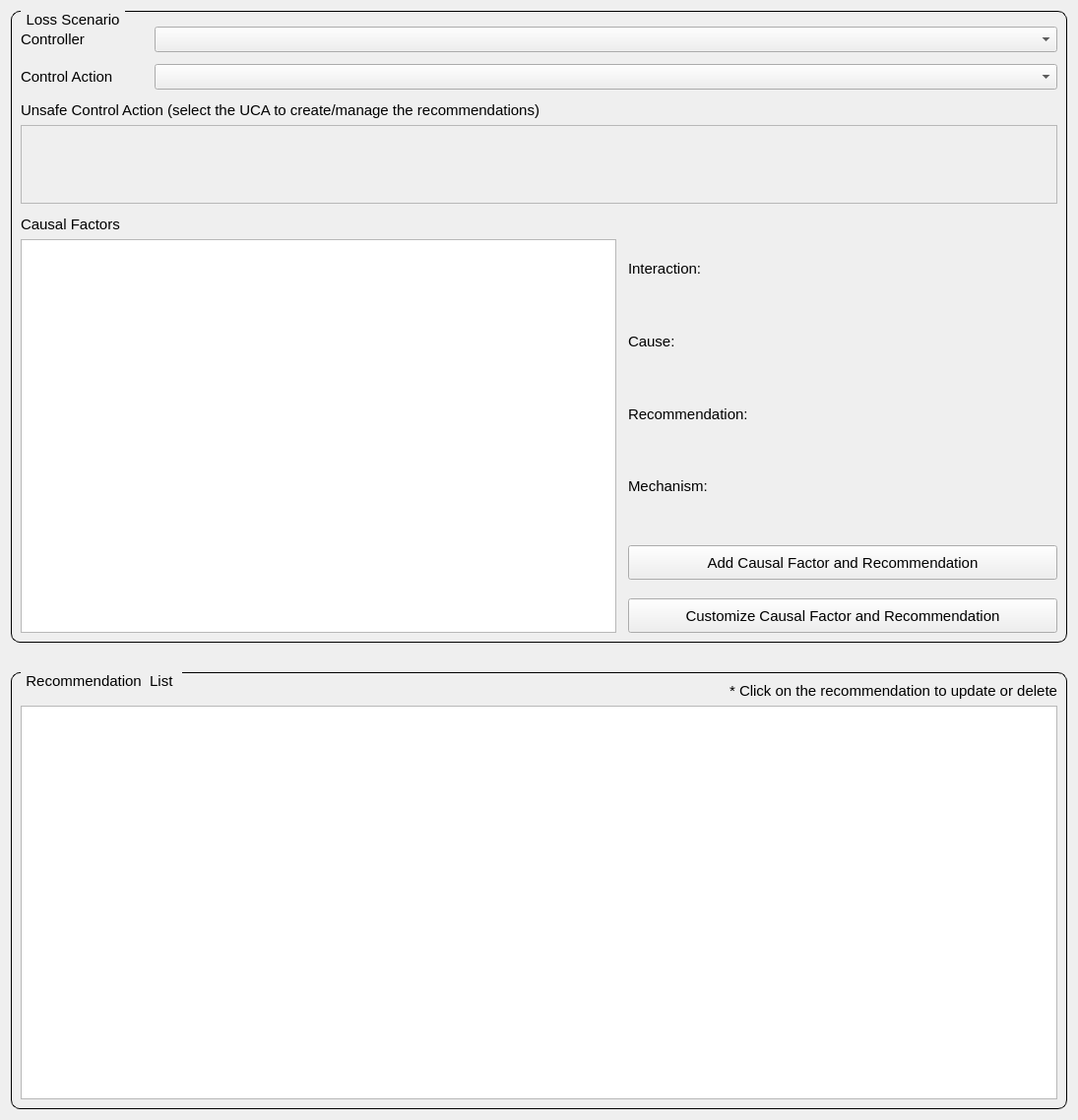
          <widget class="QWidget" name="scrollAreaWidgetContents_5">
           <property name="geometry">
            <rect>
             <x>0</x>
             <y>0</y>
             <width>1095</width>
             <height>1138</height>
            </rect>
           </property>
           <layout class="QGridLayout" name="gridLayout_16">
            <item row="0" column="0">
             <layout class="QVBoxLayout" name="verticalLayout_71">
              <item>
               <widget class="QGroupBox" name="groupBox_6">
                <property name="styleSheet">
                 <string notr="true">QGroupBox {
    border: 1px solid black;
    border-radius: 9px;
    margin-top: 0.5em;
    font-size: 15px;
}

QGroupBox::title {
    subcontrol-origin: margin;
    left: 10px;
    padding: 0 3px 0 3px;
}</string>
                </property>
                <property name="title">
                 <string>Loss Scenario</string>
                </property>
                <layout class="QGridLayout" name="gridLayout_14">
                 <item row="0" column="0">
                  <layout class="QHBoxLayout" name="horizontalLayout_64">
                   <property name="topMargin">
                    <number>6</number>
                   </property>
                   <item>
                    <widget class="QLabel" name="label_31">
                     <property name="minimumSize">
                      <size>
                       <width>130</width>
                       <height>0</height>
                      </size>
                     </property>
                     <property name="maximumSize">
                      <size>
                       <width>130</width>
                       <height>16777215</height>
                      </size>
                     </property>
                     <property name="font">
                      <font>
                       <pointsize>11</pointsize>
                      </font>
                     </property>
                     <property name="text">
                      <string>Controller</string>
                     </property>
                    </widget>
                   </item>
                   <item>
                    <widget class="QComboBox" name="combobox_fourth_controller">
                     <property name="font">
                      <font>
                       <pointsize>11</pointsize>
                      </font>
                     </property>
                     <property name="focusPolicy">
                      <enum>Qt::StrongFocus</enum>
                     </property>
                    </widget>
                   </item>
                  </layout>
                 </item>
                 <item row="1" column="0">
                  <layout class="QHBoxLayout" name="horizontalLayout_63">
                   <property name="topMargin">
                    <number>6</number>
                   </property>
                   <item>
                    <widget class="QLabel" name="label_12">
                     <property name="minimumSize">
                      <size>
                       <width>130</width>
                       <height>0</height>
                      </size>
                     </property>
                     <property name="maximumSize">
                      <size>
                       <width>130</width>
                       <height>16777215</height>
                      </size>
                     </property>
                     <property name="font">
                      <font>
                       <pointsize>11</pointsize>
                      </font>
                     </property>
                     <property name="text">
                      <string>Control Action</string>
                     </property>
                    </widget>
                   </item>
                   <item>
                    <widget class="QComboBox" name="combobox_fourth_control_action">
                     <property name="font">
                      <font>
                       <pointsize>11</pointsize>
                      </font>
                     </property>
                     <property name="focusPolicy">
                      <enum>Qt::StrongFocus</enum>
                     </property>
                    </widget>
                   </item>
                  </layout>
                 </item>
                 <item row="2" column="0">
                  <layout class="QVBoxLayout" name="verticalLayout_75">
                   <property name="topMargin">
                    <number>6</number>
                   </property>
                   <item>
                    <widget class="QLabel" name="label_33">
                     <property name="minimumSize">
                      <size>
                       <width>150</width>
                       <height>0</height>
                      </size>
                     </property>
                     <property name="maximumSize">
                      <size>
                       <width>16777215</width>
                       <height>16777215</height>
                      </size>
                     </property>
                     <property name="font">
                      <font>
                       <pointsize>11</pointsize>
                      </font>
                     </property>
                     <property name="text">
                      <string>Unsafe Control Action (select the UCA to create/manage the recommendations)</string>
                     </property>
                    </widget>
                   </item>
                   <item>
                    <widget class="QListWidget" name="listwidget_fourth_uca">
                     <property name="enabled">
                      <bool>false</bool>
                     </property>
                     <property name="minimumSize">
                      <size>
                       <width>0</width>
                       <height>80</height>
                      </size>
                     </property>
                     <property name="maximumSize">
                      <size>
                       <width>16777215</width>
                       <height>80</height>
                      </size>
                     </property>
                     <property name="alternatingRowColors">
                      <bool>true</bool>
                     </property>
                    </widget>
                   </item>
                  </layout>
                 </item>
                 <item row="3" column="0">
                  <layout class="QHBoxLayout" name="horizontalLayout_107">
                   <property name="topMargin">
                    <number>6</number>
                   </property>
                   <item>
                    <layout class="QVBoxLayout" name="verticalLayout_63">
                     <item>
                      <widget class="QLabel" name="label_34">
                       <property name="minimumSize">
                        <size>
                         <width>130</width>
                         <height>0</height>
                        </size>
                       </property>
                       <property name="maximumSize">
                        <size>
                         <width>130</width>
                         <height>16777215</height>
                        </size>
                       </property>
                       <property name="font">
                        <font>
                         <pointsize>11</pointsize>
                        </font>
                       </property>
                       <property name="text">
                        <string>Causal Factors</string>
                       </property>
                      </widget>
                     </item>
                     <item>
                      <widget class="QListWidget" name="listwidget_fourth_causal_factor">
                       <property name="minimumSize">
                        <size>
                         <width>600</width>
                         <height>400</height>
                        </size>
                       </property>
                       <property name="font">
                        <font>
                         <pointsize>11</pointsize>
                        </font>
                       </property>
                       <property name="alternatingRowColors">
                        <bool>true</bool>
                       </property>
                       <property name="wordWrap">
                        <bool>true</bool>
                       </property>
                      </widget>
                     </item>
                    </layout>
                   </item>
                   <item>
                    <layout class="QVBoxLayout" name="verticalLayout_62">
                     <property name="leftMargin">
                      <number>6</number>
                     </property>
                     <item>
                      <spacer name="verticalSpacer_40">
                       <property name="orientation">
                        <enum>Qt::Vertical</enum>
                       </property>
                       <property name="sizeType">
                        <enum>QSizePolicy::Maximum</enum>
                       </property>
                       <property name="sizeHint" stdset="0">
                        <size>
                         <width>20</width>
                         <height>20</height>
                        </size>
                       </property>
                      </spacer>
                     </item>
                     <item>
                      <layout class="QHBoxLayout" name="horizontalLayout_65">
                       <item>
                        <widget class="QLabel" name="label_fourth_interaction">
                         <property name="minimumSize">
                          <size>
                           <width>130</width>
                           <height>0</height>
                          </size>
                         </property>
                         <property name="maximumSize">
                          <size>
                           <width>130</width>
                           <height>16777215</height>
                          </size>
                         </property>
                         <property name="font">
                          <font>
                           <pointsize>11</pointsize>
                          </font>
                         </property>
                         <property name="text">
                          <string>Interaction:</string>
                         </property>
                        </widget>
                       </item>
                       <item>
                        <widget class="QLabel" name="label_fourth_interaction_desc">
                         <property name="minimumSize">
                          <size>
                           <width>300</width>
                           <height>0</height>
                          </size>
                         </property>
                         <property name="maximumSize">
                          <size>
                           <width>16777215</width>
                           <height>16777215</height>
                          </size>
                         </property>
                         <property name="font">
                          <font>
                           <pointsize>11</pointsize>
                          </font>
                         </property>
                         <property name="text">
                          <string/>
                         </property>
                         <property name="wordWrap">
                          <bool>true</bool>
                         </property>
                        </widget>
                       </item>
                      </layout>
                     </item>
                     <item>
                      <layout class="QHBoxLayout" name="horizontalLayout_99">
                       <item>
                        <widget class="QLabel" name="label_89">
                         <property name="minimumSize">
                          <size>
                           <width>130</width>
                           <height>0</height>
                          </size>
                         </property>
                         <property name="maximumSize">
                          <size>
                           <width>130</width>
                           <height>16777215</height>
                          </size>
                         </property>
                         <property name="font">
                          <font>
                           <pointsize>11</pointsize>
                          </font>
                         </property>
                         <property name="text">
                          <string>Cause:</string>
                         </property>
                        </widget>
                       </item>
                       <item>
                        <widget class="QLabel" name="label_fourth_cause">
                         <property name="minimumSize">
                          <size>
                           <width>300</width>
                           <height>0</height>
                          </size>
                         </property>
                         <property name="maximumSize">
                          <size>
                           <width>16777215</width>
                           <height>16777215</height>
                          </size>
                         </property>
                         <property name="font">
                          <font>
                           <pointsize>11</pointsize>
                          </font>
                         </property>
                         <property name="text">
                          <string/>
                         </property>
                         <property name="wordWrap">
                          <bool>true</bool>
                         </property>
                        </widget>
                       </item>
                      </layout>
                     </item>
                     <item>
                      <layout class="QHBoxLayout" name="horizontalLayout_101">
                       <item>
                        <widget class="QLabel" name="label_99">
                         <property name="minimumSize">
                          <size>
                           <width>130</width>
                           <height>0</height>
                          </size>
                         </property>
                         <property name="maximumSize">
                          <size>
                           <width>130</width>
                           <height>16777215</height>
                          </size>
                         </property>
                         <property name="font">
                          <font>
                           <pointsize>11</pointsize>
                          </font>
                         </property>
                         <property name="text">
                          <string>Recommendation:</string>
                         </property>
                        </widget>
                       </item>
                       <item>
                        <widget class="QLabel" name="label_fourth_recommendation">
                         <property name="minimumSize">
                          <size>
                           <width>300</width>
                           <height>0</height>
                          </size>
                         </property>
                         <property name="maximumSize">
                          <size>
                           <width>16777215</width>
                           <height>16777215</height>
                          </size>
                         </property>
                         <property name="font">
                          <font>
                           <pointsize>11</pointsize>
                          </font>
                         </property>
                         <property name="text">
                          <string/>
                         </property>
                         <property name="wordWrap">
                          <bool>true</bool>
                         </property>
                        </widget>
                       </item>
                      </layout>
                     </item>
                     <item>
                      <layout class="QHBoxLayout" name="horizontalLayout_106">
                       <item>
                        <widget class="QLabel" name="label_100">
                         <property name="minimumSize">
                          <size>
                           <width>130</width>
                           <height>0</height>
                          </size>
                         </property>
                         <property name="maximumSize">
                          <size>
                           <width>130</width>
                           <height>16777215</height>
                          </size>
                         </property>
                         <property name="font">
                          <font>
                           <pointsize>11</pointsize>
                          </font>
                         </property>
                         <property name="text">
                          <string>Mechanism:</string>
                         </property>
                        </widget>
                       </item>
                       <item>
                        <widget class="QLabel" name="label_fourth_mechanism">
                         <property name="minimumSize">
                          <size>
                           <width>300</width>
                           <height>0</height>
                          </size>
                         </property>
                         <property name="maximumSize">
                          <size>
                           <width>16777215</width>
                           <height>16777215</height>
                          </size>
                         </property>
                         <property name="font">
                          <font>
                           <pointsize>11</pointsize>
                          </font>
                         </property>
                         <property name="text">
                          <string/>
                         </property>
                         <property name="wordWrap">
                          <bool>true</bool>
                         </property>
                        </widget>
                       </item>
                      </layout>
                     </item>
                     <item>
                      <spacer name="verticalSpacer_29">
                       <property name="orientation">
                        <enum>Qt::Vertical</enum>
                       </property>
                       <property name="sizeType">
                        <enum>QSizePolicy::Maximum</enum>
                       </property>
                       <property name="sizeHint" stdset="0">
                        <size>
                         <width>20</width>
                         <height>20</height>
                        </size>
                       </property>
                      </spacer>
                     </item>
                     <item>
                      <widget class="QPushButton" name="button_fourth_add_causal_factor">
                       <property name="minimumSize">
                        <size>
                         <width>350</width>
                         <height>35</height>
                        </size>
                       </property>
                       <property name="maximumSize">
                        <size>
                         <width>16777215</width>
                         <height>35</height>
                        </size>
                       </property>
                       <property name="font">
                        <font>
                         <pointsize>11</pointsize>
                        </font>
                       </property>
                       <property name="text">
                        <string>Add Causal Factor and Recommendation</string>
                       </property>
                      </widget>
                     </item>
                     <item>
                      <spacer name="verticalSpacer_28">
                       <property name="orientation">
                        <enum>Qt::Vertical</enum>
                       </property>
                       <property name="sizeType">
                        <enum>QSizePolicy::Maximum</enum>
                       </property>
                       <property name="sizeHint" stdset="0">
                        <size>
                         <width>20</width>
                         <height>13</height>
                        </size>
                       </property>
                      </spacer>
                     </item>
                     <item>
                      <widget class="QPushButton" name="button_fourth_create_causal_factor">
                       <property name="minimumSize">
                        <size>
                         <width>350</width>
                         <height>35</height>
                        </size>
                       </property>
                       <property name="maximumSize">
                        <size>
                         <width>16777215</width>
                         <height>35</height>
                        </size>
                       </property>
                       <property name="font">
                        <font>
                         <pointsize>11</pointsize>
                        </font>
                       </property>
                       <property name="text">
                        <string>Customize Causal Factor and Recommendation</string>
                       </property>
                      </widget>
                     </item>
                    </layout>
                   </item>
                  </layout>
                 </item>
                </layout>
               </widget>
              </item>
              <item>
               <spacer name="verticalSpacer_41">
                <property name="orientation">
                 <enum>Qt::Vertical</enum>
                </property>
                <property name="sizeType">
                 <enum>QSizePolicy::Maximum</enum>
                </property>
                <property name="sizeHint" stdset="0">
                 <size>
                  <width>20</width>
                  <height>25</height>
                 </size>
                </property>
               </spacer>
              </item>
              <item>
               <widget class="QGroupBox" name="groupBox_8">
                <property name="styleSheet">
                 <string notr="true">QGroupBox {
    border: 1px solid black;
    border-radius: 9px;
    margin-top: 0.5em;
    font-size: 15px;
}

QGroupBox::title {
    subcontrol-origin: margin;
    left: 10px;
    padding: 0 3px 0 3px;
}</string>
                </property>
                <property name="title">
                 <string>Recommendation  List </string>
                </property>
                <layout class="QGridLayout" name="gridLayout_15">
                 <item row="0" column="0">
                  <widget class="QLabel" name="label_64">
                   <property name="maximumSize">
                    <size>
                     <width>16777215</width>
                     <height>16777215</height>
                    </size>
                   </property>
                   <property name="font">
                    <font>
                     <pointsize>11</pointsize>
                    </font>
                   </property>
                   <property name="text">
                    <string>* Click on the recommendation to update or delete</string>
                   </property>
                   <property name="alignment">
                    <set>Qt::AlignRight|Qt::AlignTrailing|Qt::AlignVCenter</set>
                   </property>
                  </widget>
                 </item>
                 <item row="1" column="0">
                  <widget class="QListWidget" name="listwidget_fourth_requirement">
                   <property name="minimumSize">
                    <size>
                     <width>0</width>
                     <height>400</height>
                    </size>
                   </property>
                   <property name="font">
                    <font>
                     <pointsize>11</pointsize>
                    </font>
                   </property>
                   <property name="horizontalScrollBarPolicy">
                    <enum>Qt::ScrollBarAsNeeded</enum>
                   </property>
                   <property name="alternatingRowColors">
                    <bool>true</bool>
                   </property>
                   <property name="wordWrap">
                    <bool>true</bool>
                   </property>
                  </widget>
                 </item>
                </layout>
               </widget>
              </item>
             </layout>
            </item>
           </layout>
          </widget>
